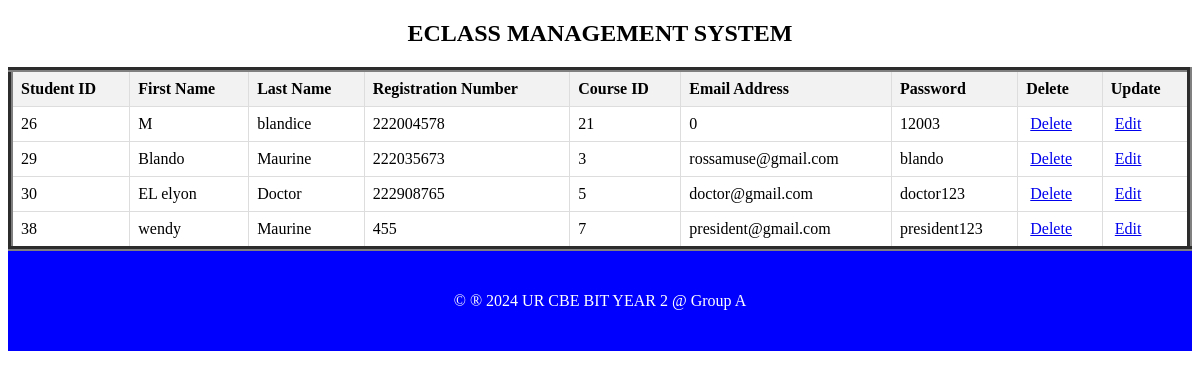
Screenshot of /student_table.php with the database file from the repository.
### tables this page shows
CREATE TABLE `student` (
  `student_id` int(43) NOT NULL,
  `first_name` varchar(23) NOT NULL,
  `last_name` varchar(34) NOT NULL,
  `registration_number` int(12) NOT NULL,
  `email_address` varchar(30) NOT NULL,
  `password` varchar(90) NOT NULL,
  `course_id` int(23) NOT NULL
);

### student_table.php (the view, shortened to what this page needs)
<?php
$host = "localhost";
$user = "root";
$pass = "";
$database = "eclass management system";
$connection = new mysqli($host, $user, $pass, $database);
$sql = "SELECT * FROM student";
$result = $connection->query($sql);
?>
<!DOCTYPE html>
<html>
<head>
</head>
<body>
    <center><h2>ECLASS MANAGEMENT SYSTEM</h2></center>
    <table border="5">
        <tr>
            <th>Student ID</th>
            <th>First Name</th>
            <th>Last Name</th>
            <th>Registration Number</th>
            <th>Course ID</th>
            <th>Email Address</th>
            <th>Password</th>
            <th>Delete</th>
            <th>Update</th>
        </tr>
        <?php
        if ($result->num_rows > 0) {
            while ($row = $result->fetch_assoc()) {
                echo "<tr>
                    <td>" . $row['student_id'] . "</td>
                    <td>" . $row['first_name'] . "</td>
                    <td>" . $row['last_name'] . "</td>
                    <td>" . $row['registration_number'] . "</td>
                    <td>" . $row['course_id'] . "</td>
                    <td>" . $row['email_address'] . "</td>
                    <td>" . $row['password'] . "</td>
                    <td><a style='padding:4px' href='delete_student.php?student_id=" . $row['student_id'] . "'>Delete</a></td>
                    <td><a style='padding:4px' href='edit student.php?student_id=" . $row['student_id'] . "'>Edit</a></td>
                </tr>";
            }
        } else {
            echo "<tr><td colspan='9'>No data found</td></tr>";
        }
        ?>
    </table>
    <footer>
        <p>&copy; &reg; 2024 UR CBE BIT YEAR 2 @ Group A</p>
    </footer>
</body>
</html>

### student_table.php (style rules this page uses)
table { width: 100%; border-collapse: collapse; }
th, td { border: 1px solid #ddd; padding: 8px; text-align: left; }
th { background-color: #f2f2f2; }
footer { height: 50px; text-align: center; padding: 25px; color: white; background-color: blue; }

### rows the page displays
student: student_id "26", first_name "M", last_name "blandice", registration_number "222004578", course "21", email_address "0", password "12003"
student: student_id "29", first_name "Blando", last_name "Maurine", registration_number "222035673", course "3", email_address "rossamuse@gmail.com", password "blando"
student: student_id "30", first_name "EL elyon", last_name "Doctor", registration_number "222908765", course "5", email_address "doctor@gmail.com", password "doctor123"
student: student_id "38", first_name "wendy", last_name "Maurine", registration_number "455", course "7", email_address "president@gmail.com", password "president123"
